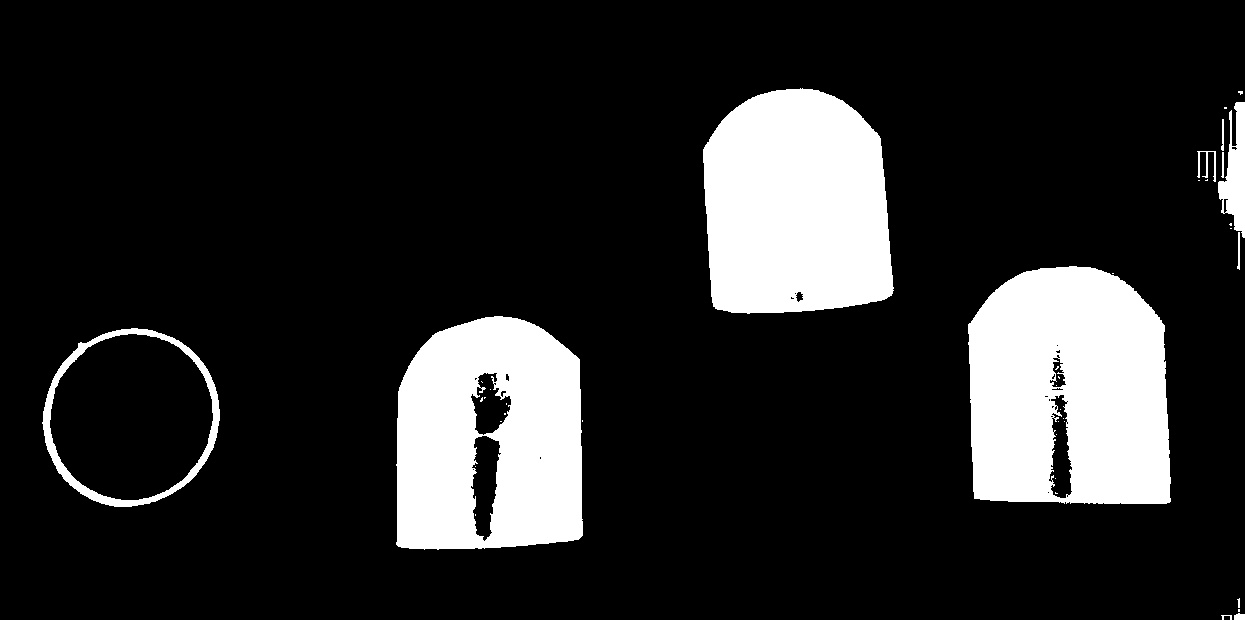
#> input picture PycharmProjects/paper/00221gt.jpg, 1245 x 620 px
$ python opcv.py --image 00221gt.jpg --width 1   (older library calls are emulated)
#> lines starting #> are read from the running program, lines starting #| are printed output that depends on the picture; after the words box and inside, x2 and y2 are one past the last pixel; in counts of white or black regions, pixels touching at a corner belong together
# USAGE
# python object_size.py --image images/example_01.png --width 0.955
# python object_size.py --image images/example_02.png --width 0.955
# python object_size.py --image images/example_03.png --width 3.5
# python opcv.py --image 00221gt.jpg --width 1


from scipy.spatial import distance as dist
from imutils import perspective
from imutils import contours
import numpy as np
import argparse
import imutils
import cv2


def midpoint(ptA, ptB):
	return ((ptA[0] + ptB[0]) * 0.5, (ptA[1] + ptB[1]) * 0.5)


ap = argparse.ArgumentParser()
ap.add_argument("-i", "--image", required=True,
	help="path to the input image")
ap.add_argument("-w", "--width", type=float, required=True,
	help="width of the left-most object in the image (in inches)")
args = vars(ap.parse_args())


image = cv2.imread(args["image"])
#> image is the input picture: shape (620, 1245, 3); min 0, max 255, mean 39.8
gray = cv2.cvtColor(image, cv2.COLOR_BGR2GRAY)
gray = cv2.GaussianBlur(gray, (7, 7), 0)


edged = cv2.Canny(gray, 50, 100)
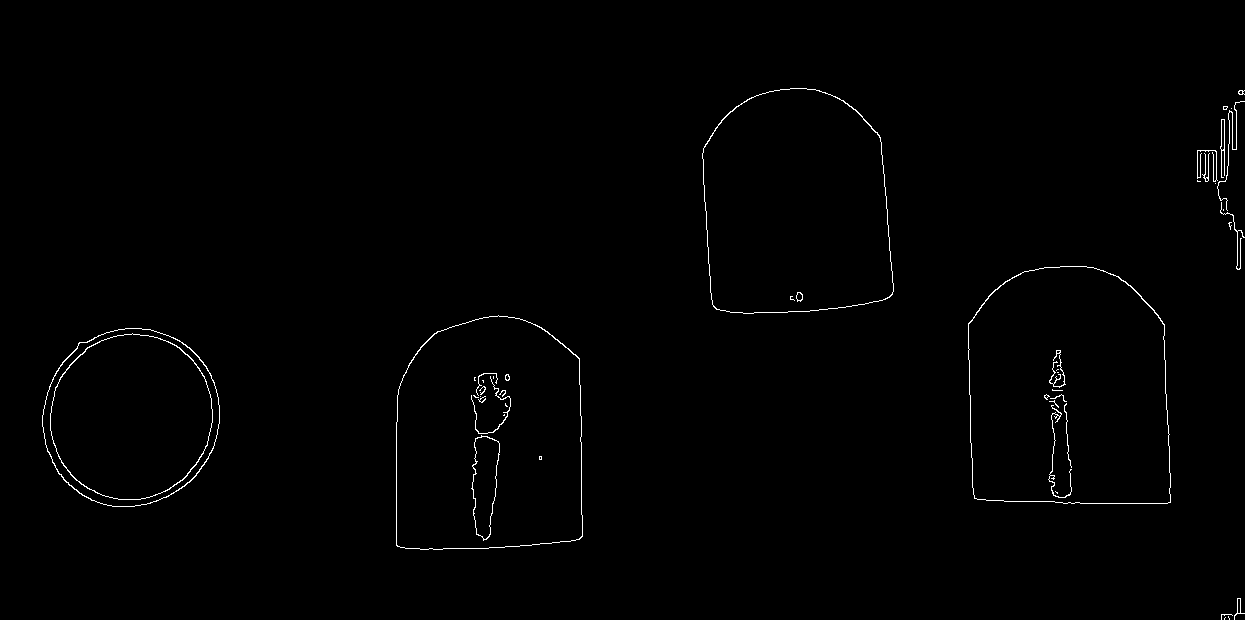
#> edged: shape (620, 1245); 0.72% white in thin lines or dots, all inside (x1, y1, x2, y2) = (42, 88, 1245, 620)
edged = cv2.dilate(edged, None, iterations=1)
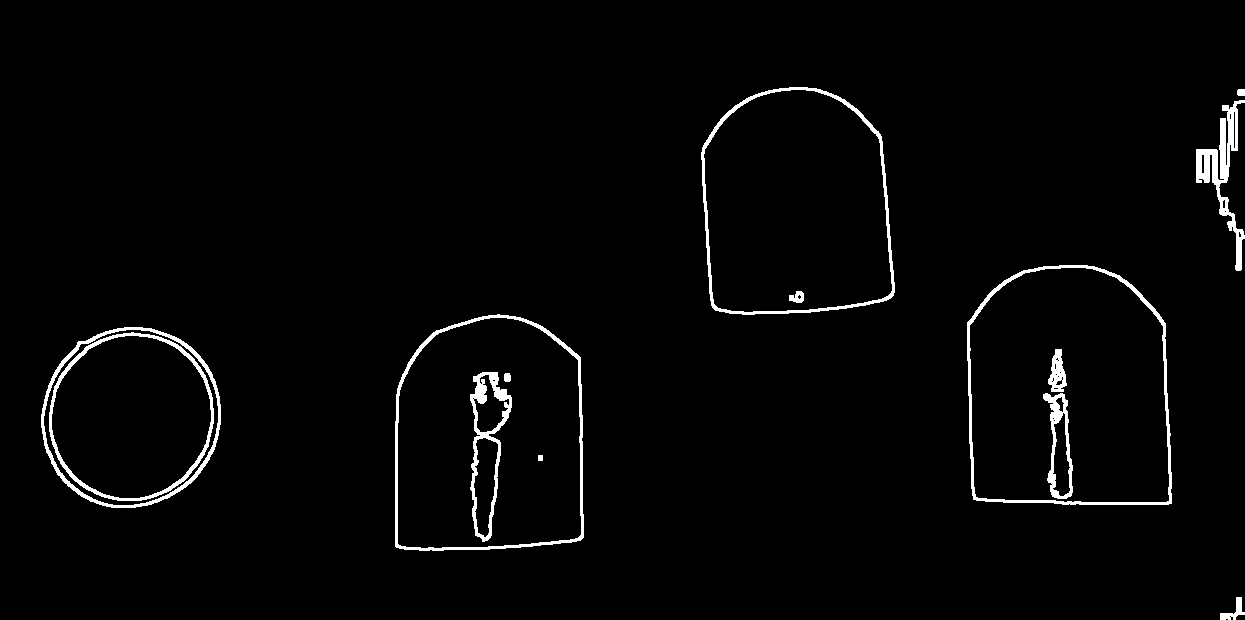
#> edged: shape (620, 1245); 2.3% white; 14 white regions, largest, box (x1, y1, x2, y2) and area: (967, 265, 1172, 505) 2619, (395, 314, 584, 551) 2473, (701, 87, 895, 315) 2430
edged = cv2.erode(edged, None, iterations=1)
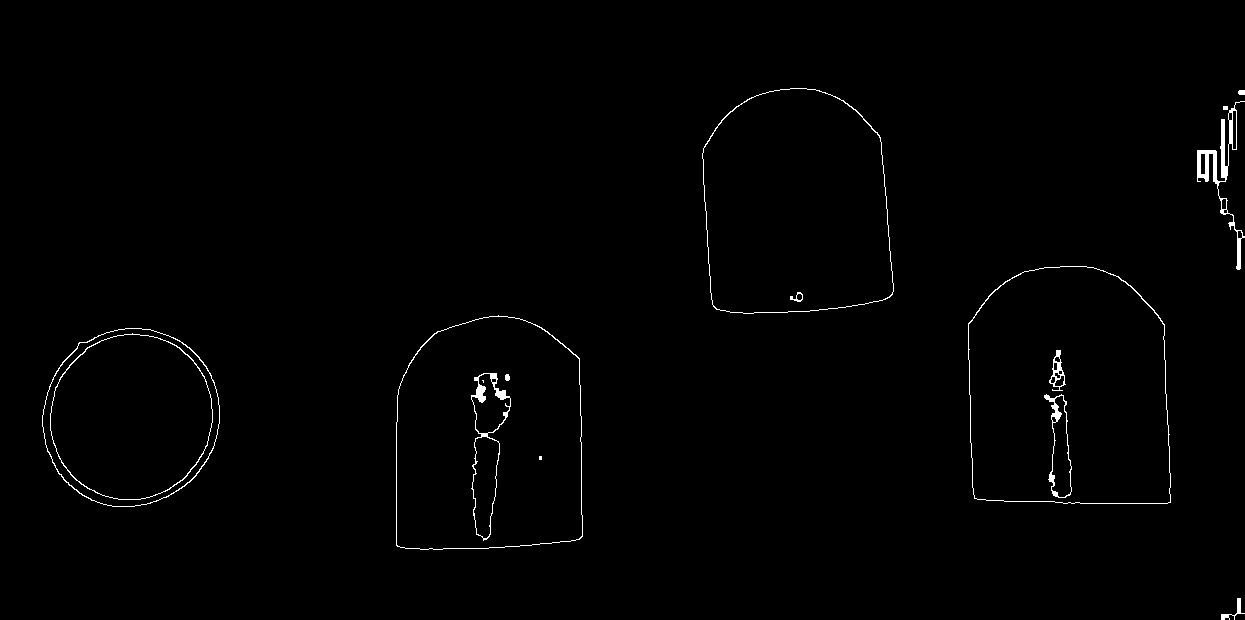
#> edged: shape (620, 1245); 0.85% white in thin lines or dots, all inside (x1, y1, x2, y2) = (42, 88, 1245, 620)

cnts = cv2.findContours(edged.copy(), cv2.RETR_EXTERNAL,
	cv2.CHAIN_APPROX_SIMPLE)
#> cnts = 8 contours, 1 with area under 20; largest, box (x1, y1, x2, y2) and area: (968, 266, 1171, 504) 43218, (396, 315, 583, 550) 39198, (702, 88, 894, 314) 36888, (42, 328, 220, 507) 24778, (1197, 101, 1245, 270) 1168, (1221, 598, 1245, 620) 77, (1238, 90, 1245, 95) 23
cnts = imutils.grab_contours(cnts)


(cnts, _) = contours.sort_contours(cnts)
pixelsPerMetric = None


for c in cnts:
	if cv2.contourArea(c) < 100:
		continue


	orig = image.copy()
	box = cv2.minAreaRect(c)
	box = cv2.cv.BoxPoints(box) if imutils.is_cv2() else cv2.boxPoints(box)
	box = np.array(box, dtype="int")


	box = perspective.order_points(box)
	cv2.drawContours(orig, [box.astype("int")], -1, (0, 255, 0), 2)


	for (x, y) in box:
		cv2.circle(orig, (int(x), int(y)), 5, (0, 0, 255), -1)


	(tl, tr, br, bl) = box
	(tltrX, tltrY) = midpoint(tl, tr)
	(blbrX, blbrY) = midpoint(bl, br)


	(tlblX, tlblY) = midpoint(tl, bl)
	(trbrX, trbrY) = midpoint(tr, br)


	cv2.circle(orig, (int(tltrX), int(tltrY)), 5, (255, 0, 0), -1)
	cv2.circle(orig, (int(blbrX), int(blbrY)), 5, (255, 0, 0), -1)
	cv2.circle(orig, (int(tlblX), int(tlblY)), 5, (255, 0, 0), -1)
	cv2.circle(orig, (int(trbrX), int(trbrY)), 5, (255, 0, 0), -1)


	cv2.line(orig, (int(tltrX), int(tltrY)), (int(blbrX), int(blbrY)),
		(255, 0, 255), 2)
	cv2.line(orig, (int(tlblX), int(tlblY)), (int(trbrX), int(trbrY)),
		(255, 0, 255), 2)


	dA = dist.euclidean((tltrX, tltrY), (blbrX, blbrY))
	dB = dist.euclidean((tlblX, tlblY), (trbrX, trbrY))


	if pixelsPerMetric is None:
		pixelsPerMetric = dB / args["width"]


	dimA = dA / pixelsPerMetric
	dimB = dB / pixelsPerMetric


	cv2.putText(orig, "{:.1f}in".format(dimA),
		(int(tltrX - 15), int(tltrY - 10)), cv2.FONT_HERSHEY_SIMPLEX,
		0.65, (255, 255, 255), 2)
	cv2.putText(orig, "{:.1f}in".format(dimB),
		(int(trbrX + 10), int(trbrY)), cv2.FONT_HERSHEY_SIMPLEX,
		0.65, (255, 255, 255), 2)


	cv2.imshow("Image", orig)
	cv2.waitKey(0)
	cv2.imwrite('00231.jpg',orig)
#> this loop made 8 passes
#> (tl, tr, br, bl, tltrX, tltrY, blbrX, blbrY) on pass 1: ([42, 328], [219, 328], [219, 506], [42, 506], 130.5, 328, 130.5, 506)
#> (tl, tr, br, bl, tltrX, tltrY, blbrX, blbrY) on passes 2 to 5: ([393, 316], [579, 314], [582, 547], [396, 549], 486, 315, 489, 548), ([694, 95], [876, 81], [894, 304], [712, 318], 785, 88, 803, 311), ([965, 268], [1164, 263], [1170, 502], [971, 507], 1064.5, 265.5, 1070.5, 504.5), ([1197, 101], [1244, 101], [1244, 269], [1197, 269], 1220.5, 101, 1220.5, 269)
#> pass 1, `cv2.imshow("Image", orig)`:
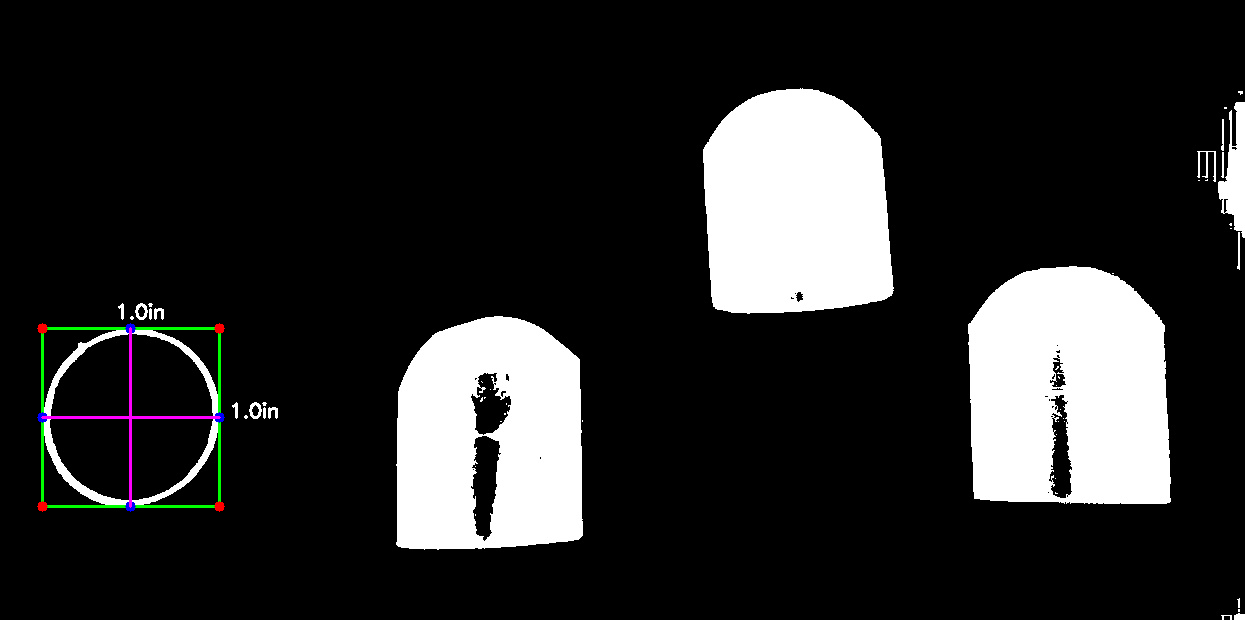
#> window 'Image': shape (620, 1245, 3); mean B, G, R 40.3, 40.5, 40.3
#> pass 2, `cv2.imshow("Image", orig)`:
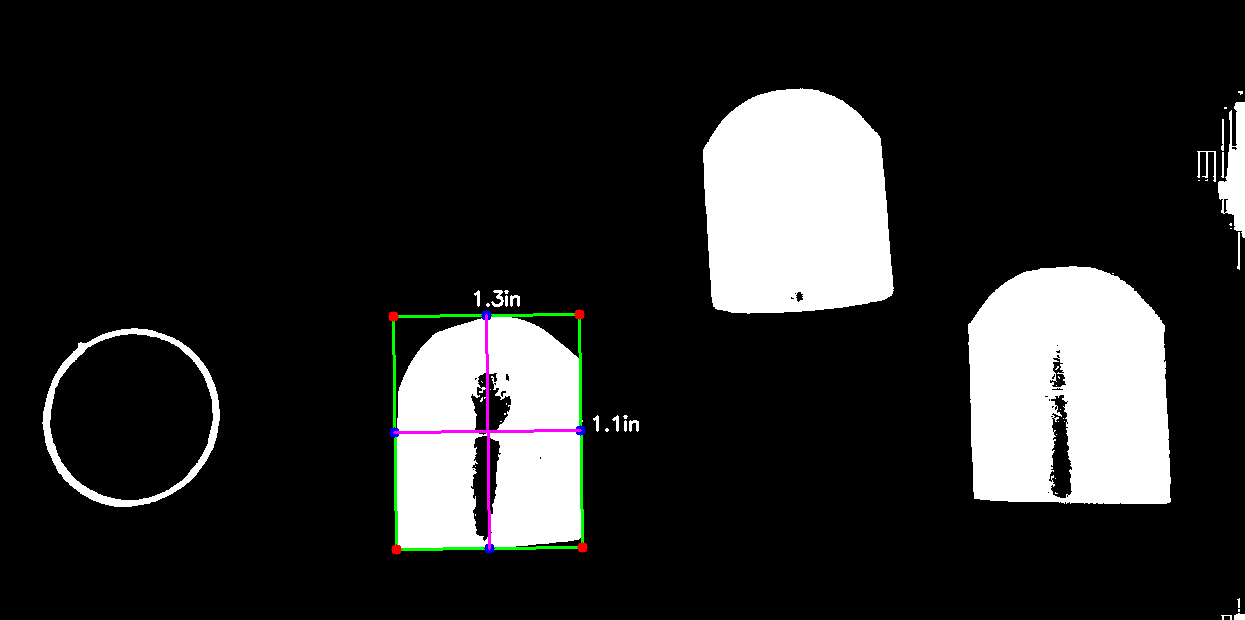
#> window 'Image': shape (620, 1245, 3); mean B, G, R 40, 40.3, 40
#> after the loop, pixelsPerMetric = 177
